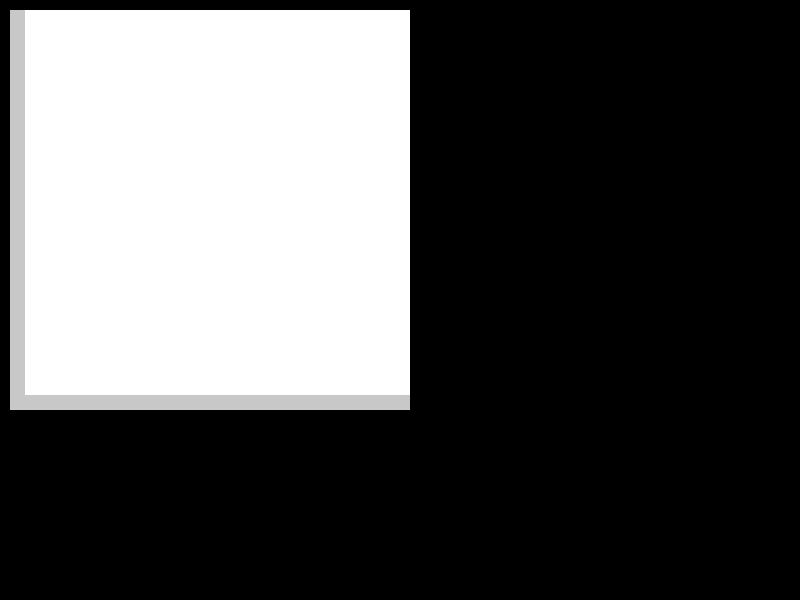
Frame 1 (no input)
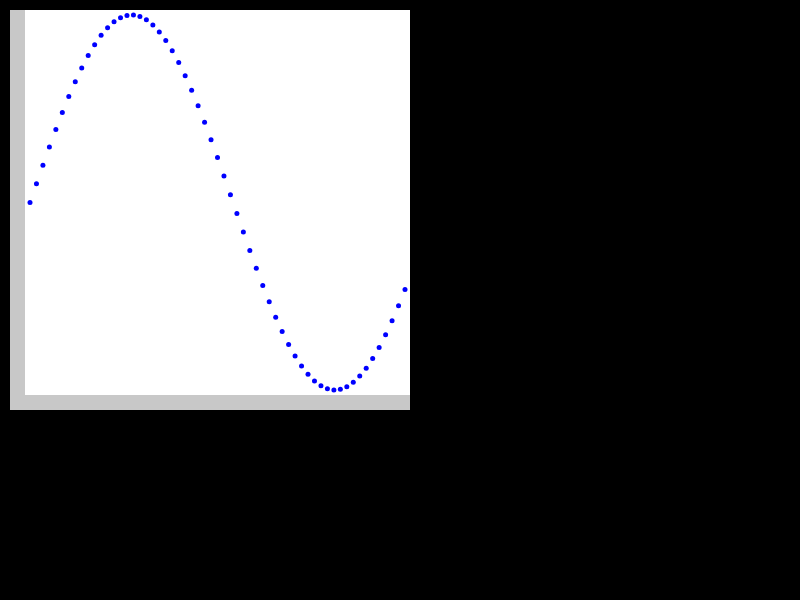
Frame 60 (no input)
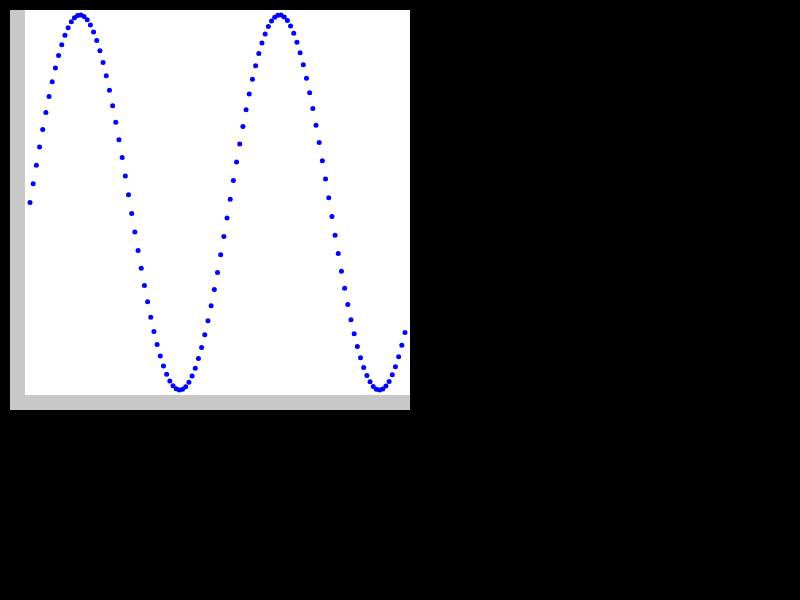
Frame 120 (the mouse pressed at the canvas centre since frame 60)

The p5.js sketch that drew these frames (run headless with seeded random() and noise() and a simulated clock; from frame 60 on, the mouse is pressed at the canvas centre):

// p5.js sketch
// ── sketch.js
let chartDataX = [];
let chartDataY = [];
let x = 0;
let y;
let chart;

function setup() {
  createCanvas(800, 600);

  chart = new Graph(chartDataX, chartDataY);
}

function draw() {
  background(0);
  chart.show();
  
  y = sin(x);
  chartDataX.push(x);
  chartDataY.push(y);
  chart.changeData(chartDataX, chartDataY);
  x += 0.1;
  
}

// ── chart.js
class Pie {
  constructor(data) {
    this.data = data;
    this.checkData();

    this.x = 10;
    this.y = 10;
    this.width = 200;
    this.height = 200;
    this.style = {
      saturation: 80, //0 to 100
      brightness: 100, //0 to 100
      alfa: 1 //0 to 1
    }
  }

  show() {
    push();

    ellipseMode(CORNER);
    angleMode(DEGREES);
    colorMode(HSB);

    let totalValue = 0;
    for (let value of this.data) {
      totalValue += value;
    }

    let startAngle = -90;
    for (let i = 0; i < this.data.length; i++) {
      let angle = map(this.data[i], 0, totalValue, 0, 360); //angle of pie part
      let color = map(i, 0, this.data.length, 0, 360); //hue value of pie part

      //set color
      fill(color, this.style.saturation, this.style.brightness, this.style.alfa);
      stroke(color, this.style.saturation, this.style.brightness);
      arc(this.x, this.y, this.width, this.height, startAngle, startAngle + angle, PIE);
      startAngle += angle;
    }

    pop();
  }

  addValue(value) {
    if (value > 0) {
      this.data.push(value);
      this.sortData();
      return true;
    } else {
      console.error("The value " + value + " can not be added, because it is <= 0!");
      return false;
    }
  }

  changeData(newData) {
    this.data = newData;
    this.checkData();
  }

  sortData() {
    this.data.sort(function(a, b){return b-a});
  }

  checkData() {
    for (let i = this.data.length - 1; i >= 0; i--) {
      if (this.data[i] <= 0) {
        console.error("Found a value <= 0 in pie chart data at index " + i);
        this.data.splice(i, 1);
      }
    }
    this.sortData();
  }
}

class Graph {
  constructor(dataX, dataY) {
    this.changeData(dataX, dataY);

    this.x = 10;
    this.y = 10;
    this.width = 400;
    this.height = 400;
    this.margin = 15;
    this.chartX = this.x + this.margin;
    this.chartY = this.y;
    this.chartWidth = this.width - this.margin;
    this.chartHeight = this.height - this.margin;
    this.chartMargin = 5;

    this.connect = false;
  }

  changeData(dataX, dataY) {
    //check data
    if (dataX.length !== dataY.length) {
      if (dataX.length > dataY.length) {
        dataX.length = dataY.length;
        console.warn("X-axis data array is longer that Y-axis data array!");
      } else {
        dataY.length = dataX.length;
        console.warn("Y-axis data array is longer that X-axis data array!");
      }
    }
    this.dataX = dataX;
    this.dataY = dataY;
    this.dataLength = this.dataX.length;

    //find records
    let dataXMin =  Infinity;
    let dataXMax = -Infinity;
    let dataYMin =  Infinity;
    let dataYMax = -Infinity;
    for (let x of this.dataX) {
      if (x > dataXMax) {
        dataXMax = x;
      }
      if (x < dataXMin) {
        dataXMin = x;
      }
    }
    for (let y of this.dataY) {
      if (y > dataYMax) {
        dataYMax = y;
      }
      if (y < dataYMin) {
        dataYMin = y;
      }
    }
    this.dataXMin = dataXMin;
    this.dataXMax = dataXMax;
    this.dataYMin = dataYMin;
    this.dataYMax = dataYMax;
  }

  show() {
    push();
    fill(200);
    noStroke();
    rect(this.x, this.y, this.width, this.height);
    fill(255);
    noStroke();
    rect(this.chartX, this.chartY, this.chartWidth, this.chartHeight);
    pop();

    push();
    stroke(0, 0, 255);
    strokeWeight(5);
    noFill();
    if (this.connect) {
      let prevX;
      let prevY;
      //these long things map the point X Y values to the chart size
      let x = map(this.dataX[0], this.dataXMin, this.dataXMax, this.chartX + this.chartMargin, this.chartX + this.chartWidth - this.chartMargin);
      let y = map(this.dataY[0], this.dataYMin, this.dataYMax, this.chartY + this.chartHeight - this.chartMargin, this.chartY + this.chartMargin);

      for (let i = 1; i < this.dataLength; i++) {
        prevX = x;
        prevY = y;

        x = map(this.dataX[i], this.dataXMin, this.dataXMax, this.chartX + this.chartMargin, this.chartX + this.chartWidth - this.chartMargin);
        y = map(this.dataY[i], this.dataYMin, this.dataYMax, this.chartY + this.chartHeight - this.chartMargin, this.chartY + this.chartMargin);
        line(prevX, prevY, x, y);
      }

    } else {
      for (let i = 0; i < this.dataLength; i++) {
        let pointX = map(this.dataX[i], this.dataXMin, this.dataXMax, this.chartX + this.chartMargin, this.chartX + this.chartWidth - this.chartMargin);
        let pointY = map(this.dataY[i], this.dataYMin, this.dataYMax, this.chartY + this.chartHeight - this.chartMargin, this.chartY + this.chartMargin);
        point(pointX, pointY);
      }
    }
    pop();
  }
}
